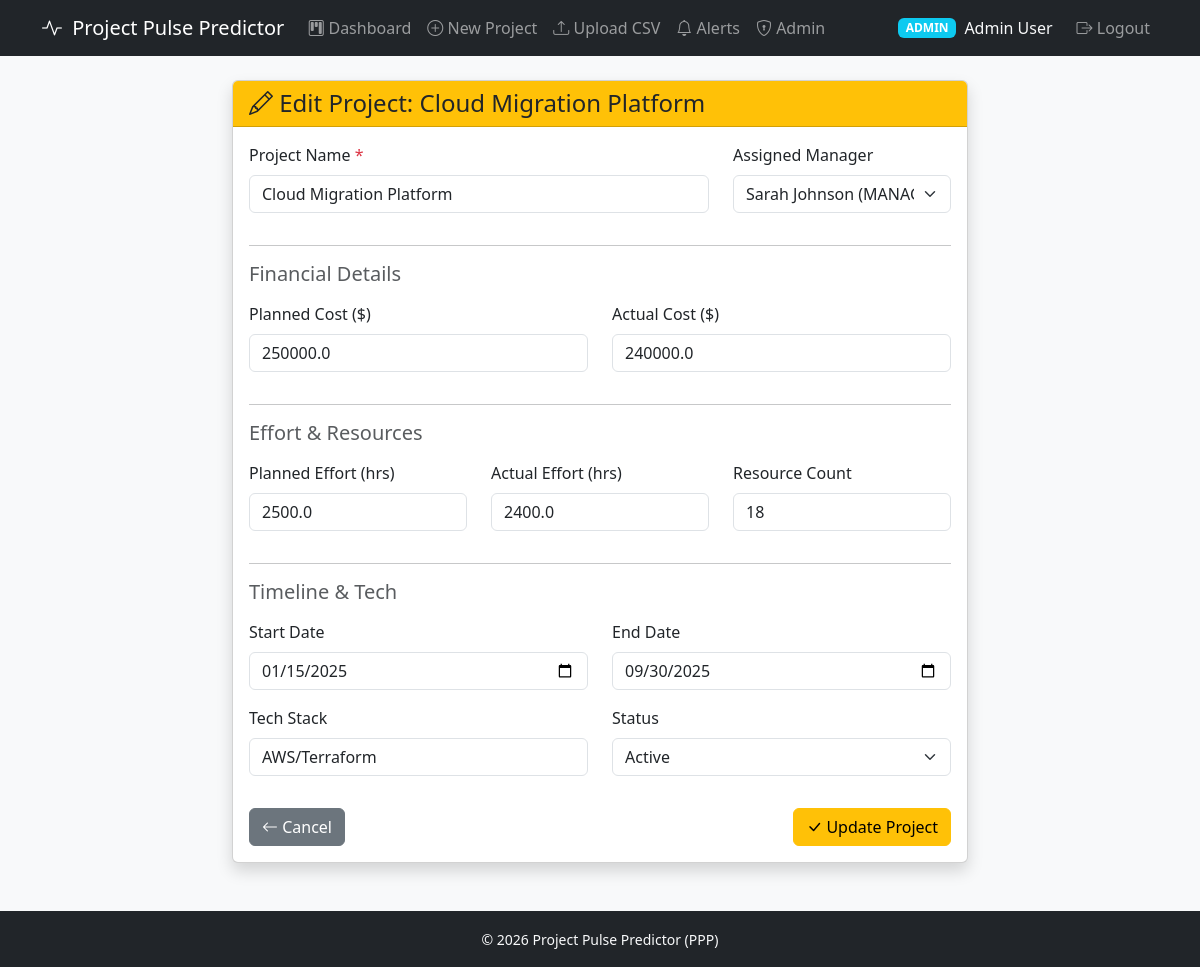
The app's page /projects/edit/1 (signed in) with its own data.
### app/models.py (models this page shows)
class User(Base):
    __tablename__ = "users"
    id = Column(Integer, primary_key=True, autoincrement=True)
    name = Column(String, nullable=False)
    email = Column(String, unique=True, nullable=False)
    password_hash = Column(String, nullable=False)
    role = Column(String, nullable=False)
    created_at = Column(DateTime, server_default=func.now())
    __table_args__ = (
        CheckConstraint("role IN ('ADMIN', 'MANAGER', 'VIEWER')", name="check_user_role"),
    )

class Project(Base):
    __tablename__ = "projects"
    id = Column(Integer, primary_key=True, autoincrement=True)
    name = Column(String, nullable=False)
    manager_id = Column(Integer, ForeignKey("users.id"), nullable=False)
    planned_cost = Column(Float)
    actual_cost = Column(Float)
    planned_effort = Column(Float)
    actual_effort = Column(Float)
    resource_count = Column(Integer)
    start_date = Column(String)
    end_date = Column(String)
    tech_stack = Column(String)
    status = Column(String)
    created_at = Column(DateTime, server_default=func.now())
    updated_at = Column(DateTime, onupdate=func.now())

### app/routes/projects.py (the view)
@router.get("/projects/edit/{project_id}", response_class=HTMLResponse)
async def edit_project_page(
    project_id: int,
    request: Request,
    db: Session = Depends(get_db),
    user: User = Depends(get_current_user),
):
    if user.role == "VIEWER":
        return RedirectResponse(url="/projects?error=Permission+denied", status_code=303)
    project = verify_project_ownership(db, project_id, user)
    managers = db.query(User).filter(User.role.in_(["ADMIN", "MANAGER"])).all() if user.role == "ADMIN" else []
    return render("edit_project.html", request, {"user": user, "project": project, "managers": managers})

### app/templates/edit_project.html (shortened to what this page needs)
{% extends "base.html" %}
{% block content %}
<div class="row justify-content-center">
    <div class="col-md-8">
        <div class="card shadow">
            <div class="card-header bg-warning text-dark">
                <h4 class="mb-0"><i class="bi bi-pencil"></i> Edit Project: {{ project.name }}</h4>
            </div>
            <div class="card-body">
                <form method="POST" action="/projects/edit/{{ project.id }}">
                    <div class="row">
                        <div class="col-md-{% if managers %}8{% else %}12{% endif %} mb-3">
                            <label for="name" class="form-label">Project Name <span class="text-danger">*</span></label>
                            <input type="text" class="form-control" id="name" name="name" required value="{{ project.name }}">
                        </div>
                        {% if managers %}
                        <div class="col-md-4 mb-3">
                            <label for="manager_id" class="form-label">Assigned Manager</label>
                            <select class="form-select" id="manager_id" name="manager_id">
                                {% for m in managers %}
                                <option value="{{ m.id }}" {% if m.id == project.manager_id %}selected{% endif %}>{{ m.name }} ({{ m.role }})</option>
                                {% endfor %}
                            </select>
                        </div>
                        {% endif %}
                    </div>
                    <hr>
                    <h5 class="text-muted mb-3">Financial Details</h5>
                    <div class="row">
                        <div class="col-md-6 mb-3">
                            <label for="planned_cost" class="form-label">Planned Cost ($)</label>
                            <input type="number" step="0.01" min="0" class="form-control" id="planned_cost" name="planned_cost" value="{{ project.planned_cost or 0 }}">
                        </div>
                        <div class="col-md-6 mb-3">
                            <label for="actual_cost" class="form-label">Actual Cost ($)</label>
                            <input type="number" step="0.01" min="0" class="form-control" id="actual_cost" name="actual_cost" value="{{ project.actual_cost or 0 }}">
                        </div>
                    </div>
                    <hr>
                    <h5 class="text-muted mb-3">Effort & Resources</h5>
                    <div class="row">
                        <div class="col-md-4 mb-3">
                            <label for="planned_effort" class="form-label">Planned Effort (hrs)</label>
                            <input type="number" step="0.01" min="0" class="form-control" id="planned_effort" name="planned_effort" value="{{ project.planned_effort or 0 }}">
                        </div>
                        <div class="col-md-4 mb-3">
                            <label for="actual_effort" class="form-label">Actual Effort (hrs)</label>
                            <input type="number" step="0.01" min="0" class="form-control" id="actual_effort" name="actual_effort" value="{{ project.actual_effort or 0 }}">
                        </div>
                        <div class="col-md-4 mb-3">
                            <label for="resource_count" class="form-label">Resource Count</label>
                            <input type="number" min="1" class="form-control" id="resource_count" name="resource_count" value="{{ project.resource_count or 1 }}">
                        </div>
                    </div>
                    <hr>
                    <h5 class="text-muted mb-3">Timeline & Tech</h5>
                    <div class="row">
                        <div class="col-md-6 mb-3">
                            <label for="start_date" class="form-label">Start Date</label>
                            <input type="date" class="form-control" id="start_date" name="start_date" value="{{ project.start_date or '' }}">
                        </div>
                        <div class="col-md-6 mb-3">
                            <label for="end_date" class="form-label">End Date</label>
                            <input type="date" class="form-control" id="end_date" name="end_date" value="{{ project.end_date or '' }}">
                        </div>
                    </div>
                    <div class="row">
                        <div class="col-md-6 mb-3">
                            <label for="tech_stack" class="form-label">Tech Stack</label>
                            <input type="text" class="form-control" id="tech_stack" name="tech_stack" value="{{ project.tech_stack or '' }}">
                        </div>
                        <div class="col-md-6 mb-3">
                            <label for="status" class="form-label">Status</label>
                            <select class="form-select" id="status" name="status">
                                <option value="Active" {% if project.status == 'Active' %}selected{% endif %}>Active</option>
                            </select>
                        </div>
                    </div>
                    <div class="d-flex justify-content-between mt-3">
                        <a href="/projects" class="btn btn-secondary"><i class="bi bi-arrow-left"></i> Cancel</a>
                        <button type="submit" class="btn btn-warning"><i class="bi bi-check-lg"></i> Update Project</button>
                    </div>
                </form>
            </div>
        </div>
    </div>
</div>
{% endblock %}

### app/templates/base.html (shortened to what this page needs)
<!DOCTYPE html>
<html lang="en">
<head>
    <link href="https://cdn.jsdelivr.net/npm/bootstrap@5.3.2/dist/css/bootstrap.min.css" rel="stylesheet">
    <link href="https://cdn.jsdelivr.net/npm/bootstrap-icons@1.11.2/font/bootstrap-icons.min.css" rel="stylesheet">
</head>
<body>
    {% if user %}
    <nav class="navbar navbar-expand-lg navbar-dark bg-dark">
        <div class="container">
            <a class="navbar-brand" href="/projects">
                <i class="bi bi-activity"></i> Project Pulse Predictor
            </a>
            <div class="collapse navbar-collapse" id="navbarNav">
                <ul class="navbar-nav me-auto">
                    <li class="nav-item">
                        <a class="nav-link" href="/projects"><i class="bi bi-kanban"></i> Dashboard</a>
                    </li>
                    {% if user.role in ['ADMIN', 'MANAGER'] %}
                    <li class="nav-item">
                        <a class="nav-link" href="/projects/create"><i class="bi bi-plus-circle"></i> New Project</a>
                    </li>
                    <li class="nav-item">
                        <a class="nav-link" href="/projects/upload"><i class="bi bi-upload"></i> Upload CSV</a>
                    </li>
                    {% endif %}
                    <li class="nav-item">
                        <a class="nav-link" href="/alerts"><i class="bi bi-bell"></i> Alerts</a>
                    </li>
                    {% if user.role == 'ADMIN' %}
                    <li class="nav-item">
                        <a class="nav-link" href="/admin"><i class="bi bi-shield-lock"></i> Admin</a>
                    </li>
                    {% endif %}
                </ul>
                <ul class="navbar-nav">
                    <li class="nav-item d-flex align-items-center">
                        <span class="badge bg-info me-2">{{ user.role }}</span>
                        <span class="navbar-text text-light me-3">{{ user.name }}</span>
                    </li>
                    <li class="nav-item">
                        <a class="nav-link" href="/logout"><i class="bi bi-box-arrow-right"></i> Logout</a>
                    </li>
                </ul>
            </div>
        </div>
    </nav>
    {% endif %}
    <div class="container mt-4">
        {% block content %}{% endblock %}
    </div>
    <footer class="mt-5 py-3 bg-dark text-light text-center">
        <small>&copy; 2026 Project Pulse Predictor (PPP)</small>
    </footer>
</body>
</html>

### app/templates/base.html (style rules this page uses)
body { background-color: #f8f9fa; }
.navbar-brand i { margin-right: 5px; }

### records on screen
User: role "ADMIN", name "Admin User"
Project: name "Cloud Migration Platform", manager_id "Sarah Johnson (MANAGER)", planned_cost "250000.0", actual_cost "240000.0", planned_effort "2500.0", actual_effort "2400.0", resource_count "18", start_date "01/15/2025", end_date "09/30/2025", tech_stack "AWS/Terraform", status "Active"
